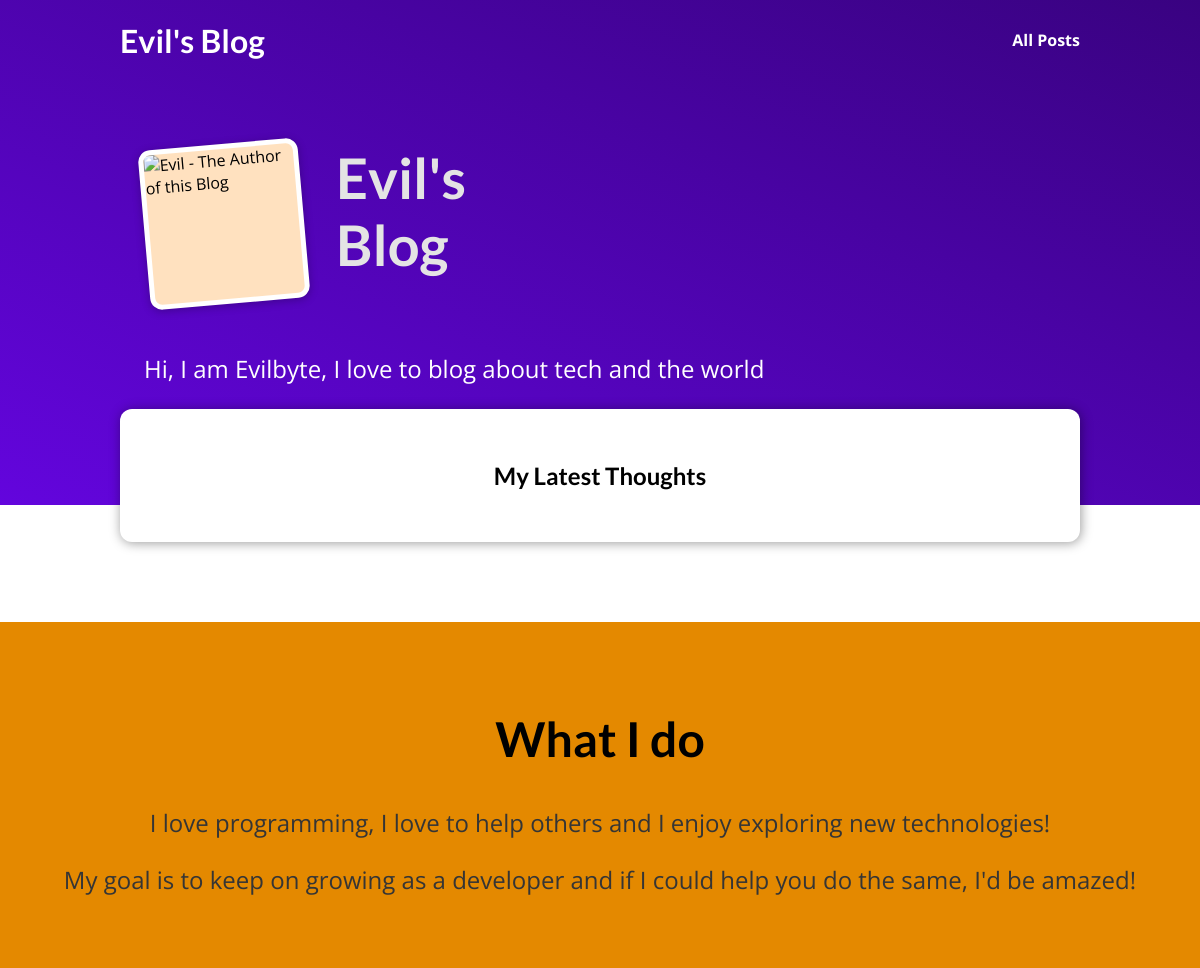
Before: / with the older database file.
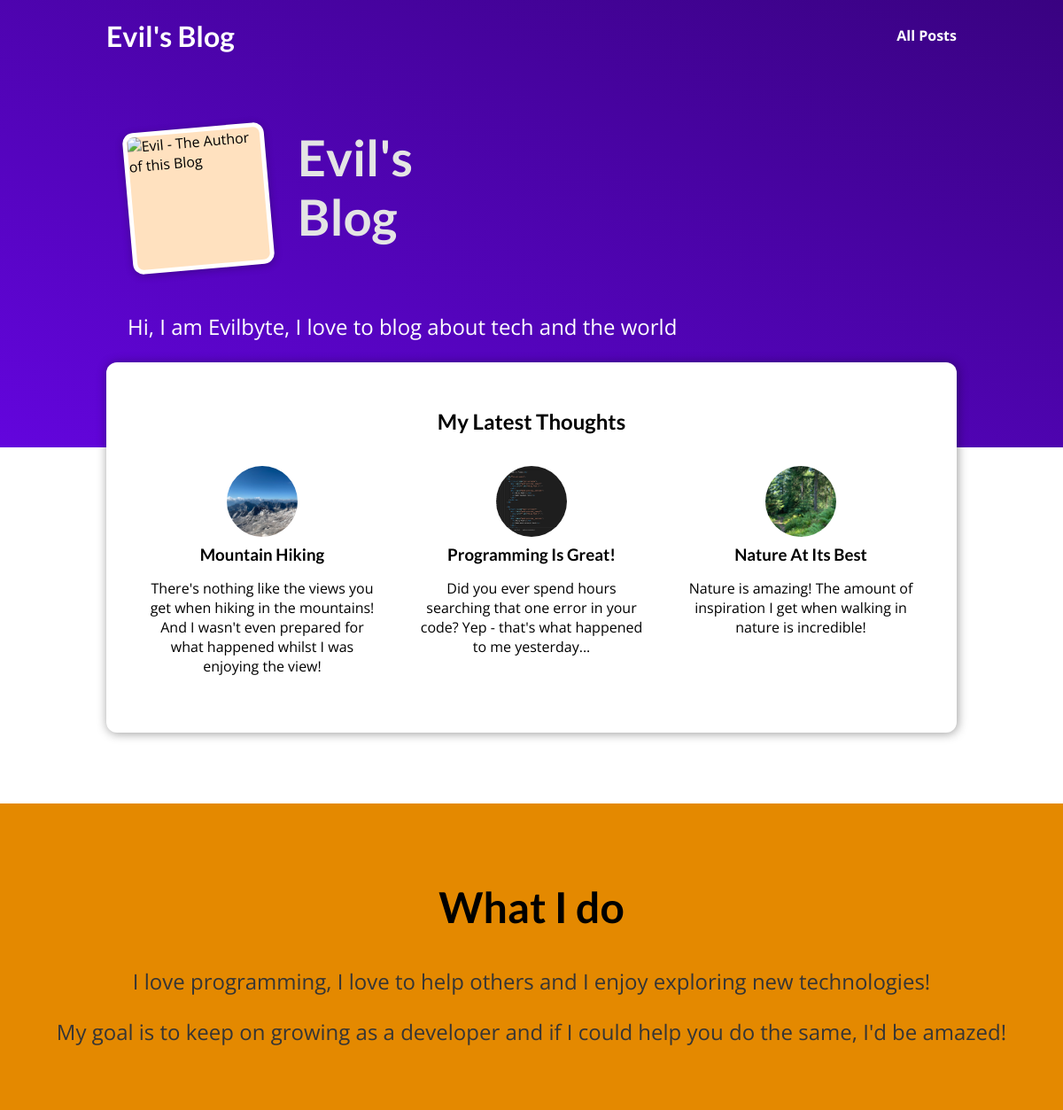
After: the same page with the newer database file.
### blog/models.py (models this page shows)
class Post(models.Model):
    title = models.CharField(max_length=150)
    excerpt = models.CharField(max_length=200)
    image = models.ImageField(upload_to="posts", null=True)
    date = models.DateField(auto_now=True)
    slug = models.SlugField(unique=True, db_index=True)
    content = models.TextField(validators=[MinLengthValidator(10)])
    author = models.ForeignKey(Author, on_delete=models.SET_NULL, null=True, related_name='posts')
    tags = models.ManyToManyField(Tag)

### blog/views.py (the view)
# urls.py: path("", views.StartingPageView.as_view(), name="starting-page"),
class StartingPageView(ListView):
    template_name = 'blog/index.html'
    model = Post
    ordering = ["-date"]
    context_object_name = "posts"
    def get_queryset(self):
        queryset = super().get_queryset()
        data = queryset[:3]
        return data

### blog/templates/blog/index.html (shortened to what this page needs)
{% extends "base.html" %}
{% load static %}
{% block css_files %}
    <link rel="stylesheet" href="{% static "blog/post.css" %}" />
    <link rel="stylesheet" href="{% static "blog/index.css" %}" />
{% endblock %}
{% block content %}
    <section id="welcome">
        <header>
            <img src="{% static "blog/images/max.png" %}" alt="Evil - The Author of this Blog" />
            <h2>Evil's Blog</h2>
        </header>
    <p>Hi, I am Evilbyte, I love to blog about tech and the world</p>
    </section>
    <section id="latest-posts">
        <h2>My Latest Thoughts</h2>
        <ul>
            {% for post in posts %}
                {% include "blog/includes/post.html" %}
            {% endfor %}
        </ul>
    </section>
    <section id="about">
    <h2>What I do</h2>
    <p>
        I love programming, I love to help others and I enjoy exploring new technologies!
    </p>
    <p>
        My goal is to keep on growing as a developer and if I could help you do the same, I'd be amazed!
    </p>
    </section>
{% endblock %}

### blog/templates/blog/includes/post.html
<li>
                <article class="post">
                    <a href="{% url "post-detail-page" post.slug %}">
                        <img src="{{ post.image.url}}" alt="{{ post.title }}" />
                        <div class="post__content">
                            <h3>{{ post.title }}</h3>
                            <p>
                                {{ post.excerpt }}
                            </p>
                        </div>
                    </a>
                </article>
</li>

Changed rows visible on the page:
added Post: image (picture), title "Mountain Hiking", excerpt "There's nothing like the views you get when hiking in the mountains! And I wasn't even prepared for what happened whilst I was enjoying the view!"
added Post: image (picture), title "Programming Is Great!", excerpt "Did you ever spend hours searching that one error in your code? Yep - that's what happened to me yesterday..."
added Post: image (picture), title "Nature At Its Best", excerpt "Nature is amazing! The amount of inspiration I get when walking in nature is incredible!"
